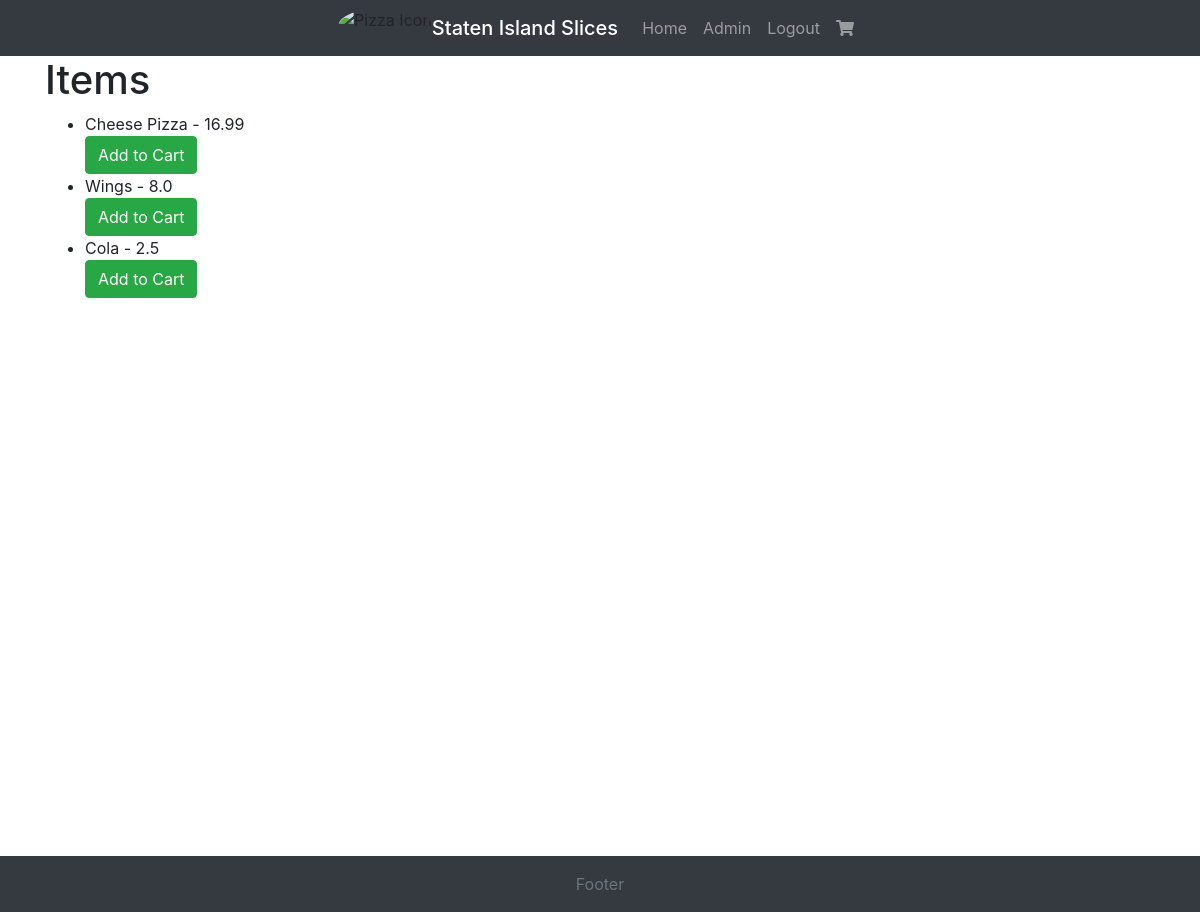
Screenshot of /items (signed in) with the database file from the repository.
### Website/models.py (models this page shows, shortened)
class Item(db.Model):
    id = db.Column(db.Integer, primary_key=True)
    name = db.Column(db.String(255))
    price = db.Column(db.Float)
    calories = db.Column(db.Integer)

### Website/views.py (the view)
@views.route("/items")
def display_items():
    items = (
        Item.query.with_entities(Item.id, Item.name, Item.price).all()
    )
    return render_template("items.html", items=items, user=current_user)

### Website/__init__.py (called while the page is built)
def create_app():
    app = Flask(__name__)
    app.config["SECRET_KEY"] = "hjshjhdjah kjshkjdhjs"
    app.config["SQLALCHEMY_DATABASE_URI"] = f"sqlite:///{DB_NAME}"
    db.init_app(app)
    from .views import views
    from .auth import auth
    app.register_blueprint(views, url_prefix="/")
    app.register_blueprint(auth, url_prefix="/")
    from .models import Invoice, Item, Cart, User
    with app.app_context():
        db.create_all()
    login_manager = LoginManager()
    login_manager.login_view = "auth.login"
    login_manager.init_app(app)
    @login_manager.user_loader
    def load_user(id):
        return User.query.get(int(id))
    return app

### Website/templates/items.html (shortened to what this page needs)
{% extends 'base.html' %} {% block content %}
<!DOCTYPE html>
<html lang="en">
  <head>
  </head>
  <body>
    <h1>Items</h1>
    <ul>
      {% for item in items %}
      <li>
        {{ item.name }} - {{ item.price }}
        <form action="/add_to_cart/{{ item.id }}" method="POST">
          <button type="submit" class="btn btn-success">Add to Cart</button>
        </form>
      </li>
      {% endfor %}
    </ul>
  </body>
</html>
{% endblock %}

### Website/templates/base.html (style rules this page uses)
html, body { height: 100%; margin: 0; padding: 0; }

### rows the page displays
Item: name "Cheese Pizza", price "16.99"
Item: name "Wings", price "8.0"
Item: name "Cola", price "2.5"
